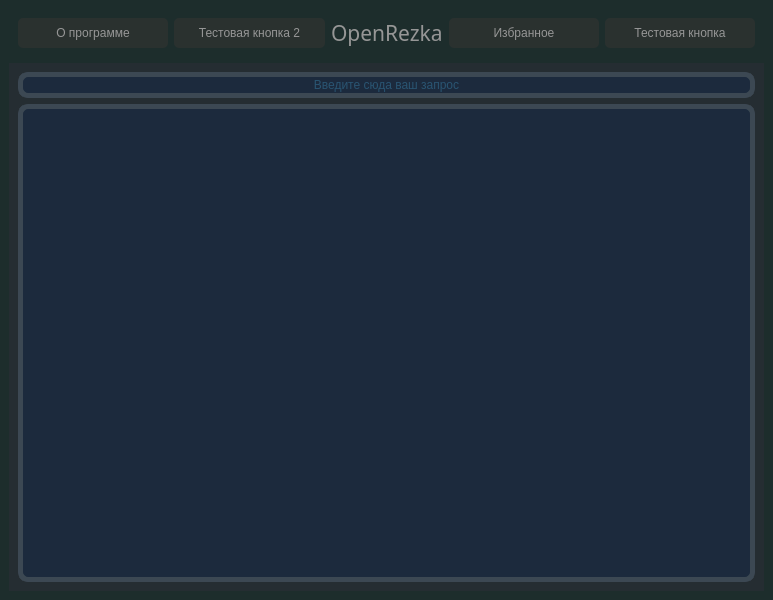
<?xml version="1.0" encoding="UTF-8"?>
<ui version="4.0">
 <class>MainWindow</class>
 <widget class="QMainWindow" name="MainWindow">
  <property name="geometry">
   <rect>
    <x>0</x>
    <y>0</y>
    <width>773</width>
    <height>600</height>
   </rect>
  </property>
  <property name="windowTitle">
   <string>OpenRezka</string>
  </property>
  <property name="styleSheet">
   <string notr="true">background-color: rgb(29, 45, 44);</string>
  </property>
  <widget class="QWidget" name="centralwidget">
   <layout class="QVBoxLayout" name="verticalLayout">
    <item>
     <widget class="QFrame" name="horizontalFrame">
      <property name="sizePolicy">
       <sizepolicy hsizetype="Expanding" vsizetype="Maximum">
        <horstretch>0</horstretch>
        <verstretch>0</verstretch>
       </sizepolicy>
      </property>
      <property name="styleSheet">
       <string notr="true">color: rgb(150, 150, 150);
</string>
      </property>
      <layout class="QHBoxLayout" name="horizontalLayout">
       <item>
        <widget class="QPushButton" name="pushButton_5">
         <property name="sizePolicy">
          <sizepolicy hsizetype="Expanding" vsizetype="Minimum">
           <horstretch>0</horstretch>
           <verstretch>0</verstretch>
          </sizepolicy>
         </property>
         <property name="styleSheet">
          <string notr="true">border:1px;
border-radius:5px;
background-color: rgb(42, 49, 47);</string>
         </property>
         <property name="text">
          <string>О программе</string>
         </property>
        </widget>
       </item>
       <item>
        <widget class="QPushButton" name="pushButton_4">
         <property name="sizePolicy">
          <sizepolicy hsizetype="Expanding" vsizetype="Minimum">
           <horstretch>0</horstretch>
           <verstretch>0</verstretch>
          </sizepolicy>
         </property>
         <property name="styleSheet">
          <string notr="true">border:1px;
border-radius:5px;
background-color: rgb(42, 49, 47);</string>
         </property>
         <property name="text">
          <string>Тестовая кнопка 2</string>
         </property>
        </widget>
       </item>
       <item>
        <widget class="QLabel" name="label">
         <property name="font">
          <font>
           <family>Noto Sans Gurmukhi Thin</family>
           <pointsize>16</pointsize>
           <weight>50</weight>
           <bold>false</bold>
          </font>
         </property>
         <property name="text">
          <string>OpenRezka</string>
         </property>
        </widget>
       </item>
       <item>
        <widget class="QPushButton" name="pushButton_3">
         <property name="sizePolicy">
          <sizepolicy hsizetype="Expanding" vsizetype="Minimum">
           <horstretch>0</horstretch>
           <verstretch>0</verstretch>
          </sizepolicy>
         </property>
         <property name="styleSheet">
          <string notr="true">border:1px;
border-radius:5px;
background-color: rgb(42, 49, 47);</string>
         </property>
         <property name="text">
          <string>Избранное</string>
         </property>
        </widget>
       </item>
       <item>
        <widget class="QPushButton" name="pushButton_2">
         <property name="sizePolicy">
          <sizepolicy hsizetype="Expanding" vsizetype="Minimum">
           <horstretch>0</horstretch>
           <verstretch>0</verstretch>
          </sizepolicy>
         </property>
         <property name="styleSheet">
          <string notr="true">border:1px;
border-radius:5px;
background-color: rgb(42, 49, 47);</string>
         </property>
         <property name="text">
          <string>Тестовая кнопка</string>
         </property>
        </widget>
       </item>
      </layout>
     </widget>
    </item>
    <item>
     <widget class="QFrame" name="gridFrame_2">
      <property name="styleSheet">
       <string notr="true">background-color: rgb(37, 45, 50);</string>
      </property>
      <layout class="QGridLayout" name="gridLayout_2">
       <item row="1" column="0">
        <layout class="QVBoxLayout" name="verticalLayout_2">
         <item>
          <widget class="QLineEdit" name="lineEdit">
           <property name="sizePolicy">
            <sizepolicy hsizetype="Expanding" vsizetype="Maximum">
             <horstretch>0</horstretch>
             <verstretch>0</verstretch>
            </sizepolicy>
           </property>
           <property name="styleSheet">
            <string notr="true">background-color: rgb(28, 42, 61);
color: rgb(53, 126, 165);
border:5px solid;
border-radius: 10px;
border-color: rgb(60, 72, 83);</string>
           </property>
           <property name="alignment">
            <set>Qt::AlignCenter</set>
           </property>
           <property name="placeholderText">
            <string>Введите сюда ваш запрос</string>
           </property>
          </widget>
         </item>
         <item>
          <widget class="QListWidget" name="listWidget">
           <property name="styleSheet">
            <string notr="true">background-color: rgb(28, 42, 61);
color: rgb(53, 126, 165);
border:5px solid;
border-radius: 10px;
border-color: rgb(60, 72, 83);</string>
           </property>
          </widget>
         </item>
        </layout>
       </item>
      </layout>
     </widget>
    </item>
   </layout>
  </widget>
 </widget>
 <resources/>
 <connections/>
</ui>
